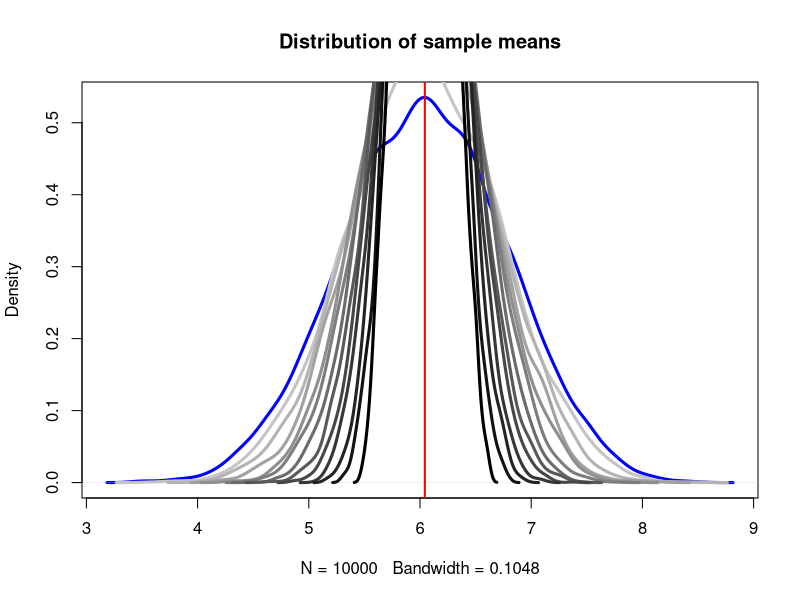
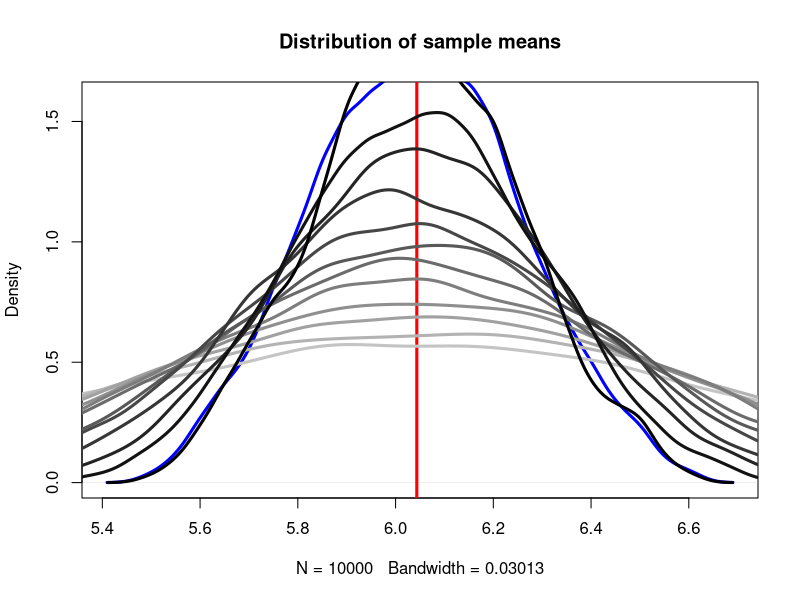

The R source for these figures, in order:
##############################################################
# 231b Section 1. UC Berkeley, Spring 2019.
# GSI: Christopher Carter christopher.carter@berkeley.edu
# 
##############################################################

## -------------------------------------------------------------
# libraries
library(png)
library(grid)
library(ggplot2)
library(xtable)


## ------------------------------------------------------------------------
conservative <- c(4,5,7,10,7,8,9,3,5,8,
                  9,3,2,3,4,6,10,4,6,7,8,9,2)

N <- length(conservative) # number of observations in the population

N

pop_mean <- mean(conservative) # population mean
pop_mean 

pop_sd <- sd(conservative) # population standard deviation
pop_sd

## ------------------------------------------------------------------------

##Set a seed for replication
set.seed(12345)

s1 <- sample(conservative, size=8, replace = FALSE)

s2 <- sample(conservative, size=8, replace = FALSE)

s3 <- sample(conservative, size=8, replace = FALSE)

s4 <- sample(conservative, size=8, replace = FALSE)

samples <- rbind(s1, s2, s3, s4)

samples

## ------------------------------------------------------------------------
apply(samples, MARGIN=1, FUN=mean) 

##Compare to the population mean

pop_mean

## ------------------------------------------------------------------------

sample_mean <- NA

for (i in 1:10000){
  
  sample <- sample(conservative, size=8, replace = FALSE)
  sample_mean[i] <- mean(sample)
  
}

## ------------------------------------------------------------------------
par(mfrow=c(1,1))
plot(density(sample_mean), col = "blue", lwd = 3,
     main = "Distribution of sample means")
abline(v = pop_mean, col = "red", lwd = 2)


## -------------------------------------------------------------
 
 rep <- 10000
 
 # The first loop varies m
 for (n in 9:20){
 
   sample_mean <- NA #creating an object to store the results of the second loop
 
   # The second loop goes through the 10000 simulations
   for (i in 1:rep){
 
     #we first get a random sample of size m from the population
     sample <- sample(conservative, size=n, replace = FALSE)
     #and then calculate and store the sample mean
     sample_mean[i] <- mean(sample)
   }
 
   #finally, we plot the distribution of the 10000 sample means for the relevant n
   lines(density(sample_mean), lwd=3,
         
         #note that this next line of code varies the color of the line according to n
         
         #so that we can distinguish the different distributions
         col=paste0("grey",140-(7*n)))
   
 }
 

## -------------------------------------------------------------

plot(density(sample_mean), col="blue", ylim=c(0,1.6),
     main="Distribution of sample means", lwd=3)
abline(v=pop_mean, col="red", lwd=3)

rep <- 10000

for (n in 9:20){
  sample_mean <- NA
  
  for (i in 1:rep){
    sample <- sample(conservative, size=n, replace = FALSE)
    sample_mean[i] <- mean(sample)
  }
  
  lines(density(sample_mean), lwd=3,
        col=paste0("grey",140-(7*n)))
}


## -------------------------------------------------------------

village <- seq(1,10)
  
program <- c(0, 1, 1, 0, 1, 1, 0, 1, 0, 1)

conservative <- c(5, 6, 7, 4, 3, 6, 2, 9, 2, 2)

cbind.data.frame(village, program, conservative)



## ------------------------------------------------------------------------
mean(conservative[program == 1], na.rm = TRUE) - 
  mean(conservative[program == 0], na.rm = TRUE)

## ------------------------------------------------------------------------

diff_means <- function(outcome, treatment){ 
  
  # Calculating difference in means
  mean1 <- mean(outcome[treatment==1], na.rm=T)
  mean0 <- mean(outcome[treatment==0], na.rm=T)
  diff <- mean1 - mean0
  
  # Calculating number of observations
  N <- length(na.omit(outcome))
  
  # Preparing output
  res <- c(mean1, mean0, diff, N)
  names(res) <- c("Mean 1", "Mean 0", "Difference", "N")
  
  return(c(res))
}

## ------------------------------------------------------------------------

diff_means(conservative, program)


## -----------------------------------------
print(xtable(cbind.data.frame(village, program, 
                              conservative), digits = 0), 
      include.rownames = FALSE, 
      type = "html")


